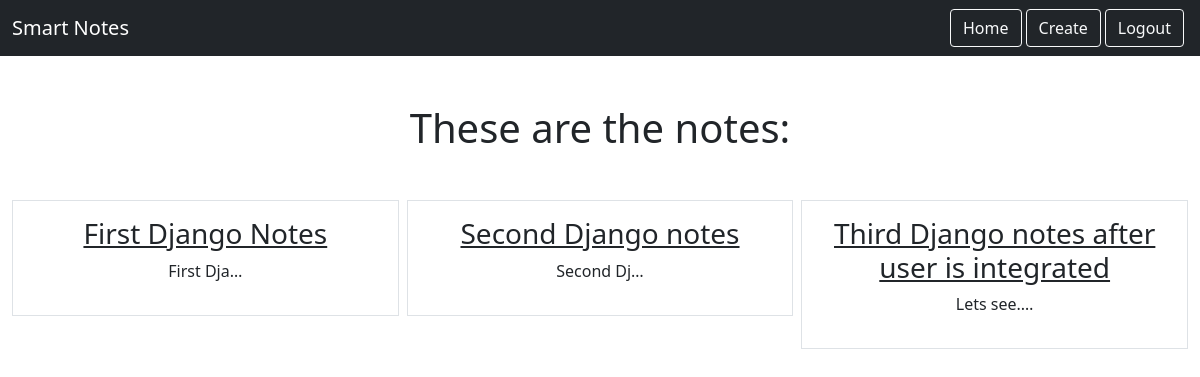
Page /smart/notes (signed in) on the committed database.
### notes/models.py (models this page shows)
class Notes(models.Model):
    title = models.CharField(max_length=200)
    text = models.TextField()
    created = models.DateTimeField(auto_now_add=True)
    user = models.ForeignKey(User, on_delete=models.CASCADE, related_name="notes")

### notes/views.py (the view)
# urls.py: path('notes', views.NoteListView.as_view(), name="notes.list"),
class NoteListView(LoginRequiredMixin, ListView):
    model = Notes
    context_object_name = "notes"
    template_name = "notes/notes_list.html"
    login_url = "/login"
    def get_queryset(self):
        return self.request.user.notes.all()  #to get only the selected user notes. Reference: http://ccbv.co.uk/projects/Django/4.0/django.views.generic.list/ListView/

### notes/templates/notes/notes_list.html
{% extends "base.html" %}
{% block content %}
<h1 class="my-5">These are the notes:</h1>
<div class="row row-cols3 g-2">
    {% for note in notes %}
    <div class="col">
        <div class="p-3 border">
            <a href="{% url 'notes.detail' pk=note.id  %}" class="text-dark text-decoration-non">
                <h3>{{note.title}}</h3>
            </a>
            <p>{{note.text | truncatechars:10 }}</p>
        </div>
    </div>
    {% endfor %}
</div>
{% endblock %}

### rows in the picture
Notes: title "First Django Notes", text "First Dja…"
Notes: title "Second Django notes", text "Second Dj…"
Notes: title "Third Django notes after user is integrated", text "Lets see.…"
